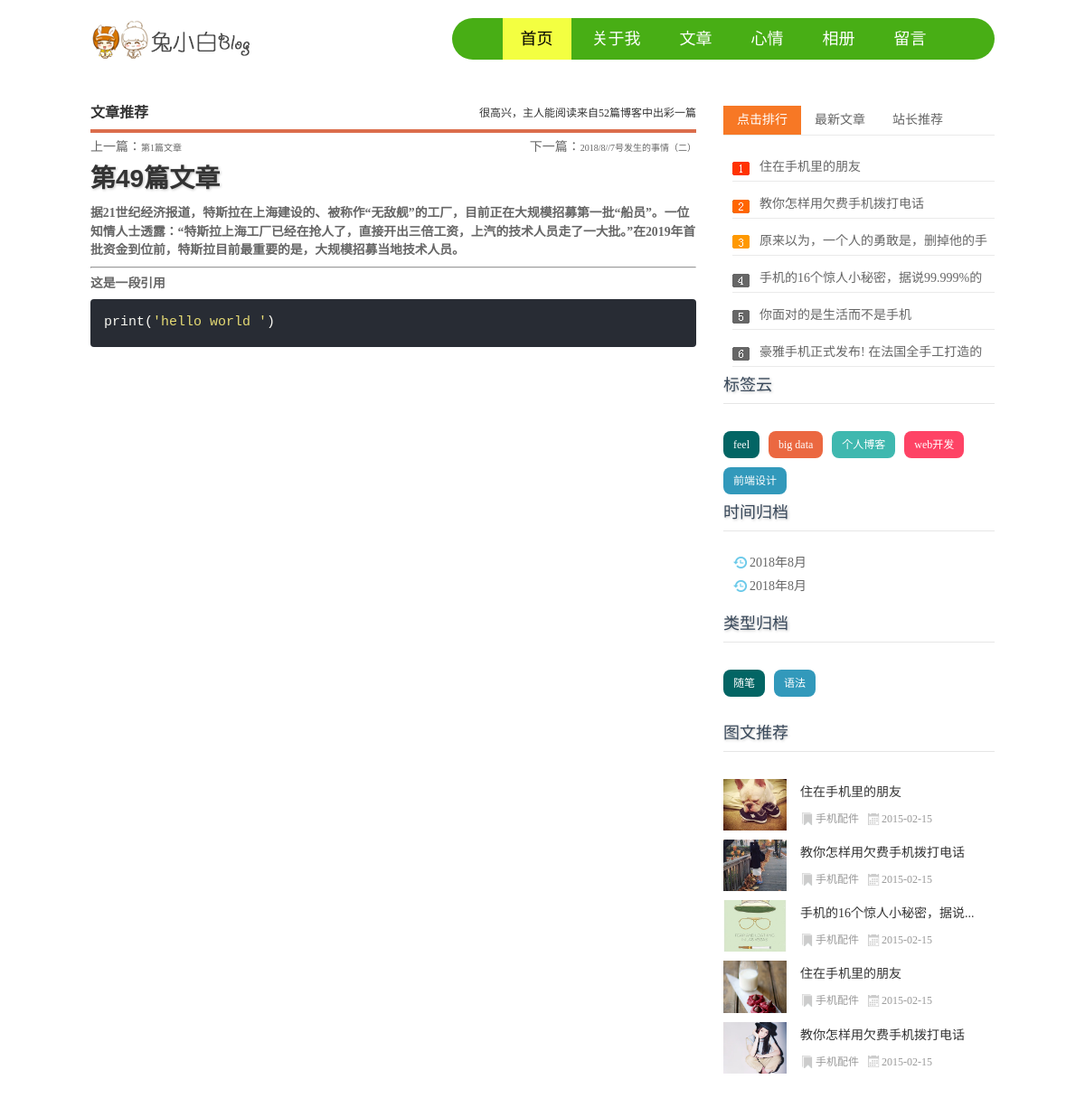
The page /details/101 on the database its author committed.
### blog/models.py (models this page shows, shortened)
class Blog(models.Model):
	STATUS_CHOICES = (
		('draft', 'Draft'), ('published', 'Published'),)
	title = models.CharField(max_length=30)
	content = models.TextField()
	category = models.ForeignKey(Category, on_delete=models.DO_NOTHING)
	tag = models.ManyToManyField(Tag)
	author = models.ForeignKey(User, on_delete=models.DO_NOTHING)
	thumbnail = models.ImageField(upload_to='blog/%Y/%m/%d', blank=True)
	created = models.DateTimeField(auto_now_add=True)
	update = models.DateTimeField(auto_now=True)
	status = models.CharField(max_length=10, choices=STATUS_CHOICES, default='draft')
	publish = models.DateTimeField(default=timezone.now)
	objects = models.Manager()
	published = PublishedManager()
	def __str__(self):
		return self.title
	class Meta:
		ordering = ['-created']

class Tag(models.Model):
	name = models.CharField(max_length=10)

class Category(models.Model):
	name = models.CharField(max_length=10)

### blog/views.py (the view)
# urls.py: path('', index, name='index'), path('details/<int:blog_id>', blog_detail, name='blog_detail'),
def blog_detail(req, blog_id):
	blog = get_object_or_404(Blog, id=blog_id)
	blog.content = markdown.markdown(
		blog.content, extensions=[
			'markdown.extensions.extra', 'markdown.extensions.codehilite', 'markdown.extensions.toc',])
	context = dict()
	context['blog'] = blog
	context['pre_blog'] = Blog.published.filter(publish__gt=blog.publish).last()
	context['next_blog'] = Blog.published.filter(publish__lt=blog.publish).first()
	return render(req, 'blog/blog_detail.html', context)

### blog/models.py (called while the page is built)
	def get_queryset(self):
		return super(PublishedManager, self).get_queryset().filter(status='published')

### blog/templatetags/blog_tags.py (called while the page is built)
@register.simple_tag
def total_blogs():
	return Blog.published.count()

@register.simple_tag
def get_recent_blogs(num=6):
	return Blog.published.all()[:num]

@register.simple_tag
def get_all_tags():
	return Tag.objects.all()

@register.simple_tag
def get_all_categories():
	return Category.objects.all()

@register.simple_tag
def get_blogs_with_date():
	return Blog.published.dates('publish', 'month', order='DESC')

### blog/templates/blog/blog_detail.html (shortened to what this page needs)
{% extends 'base.html' %}
{% load staticfiles %}
{% load blog_tags %}
{% block css %}
	<link href="{% static 'blog/css/blog_detail.css' %}" rel="stylesheet">
	<link rel="stylesheet" href="{% static 'blog/css/highlights/monokai.css' %}">
{% endblock %}
{% block content %}
    <div class="l_box f_l">
	    <div class="topnews">
		    <div class="begin"><span>
                    很高兴，主人能阅读来自{% total_blogs %}篇博客中出彩一篇
                </span>
                <b>文章</b>推荐
            </div>
		    <div class="paper-info">
			    {% if pre_blog %}
			        <p class="pre-paper"> <a href="{% url 'blog_detail' pre_blog.pk %}"><span>上一篇：</span>{{ pre_blog }}</a> </p>
			    {% else %}
			        <p class="pre-paper"> 上一篇：没有了</p>
			    {% endif %}
			    {% if next_blog %}
			        <p class="next-paper"><a href="{% url 'blog_detail' next_blog.pk %}"><span>下一篇：</span>{{ next_blog }}</a></p>
			    {% else %}
			        <p class="next-paper"> 下一篇：没有了</p>
			    {% endif %}
		    </div>
		    <div class="blog">
			    <h1> {{ blog.title }}</h1>
			    <p> {{ blog.content |safe }}</p>
		    </div>
        </div>
      </div>
{% endblock %}

### blog/templates/base.html (shortened to what this page needs)
<!doctype html>
{% load staticfiles %}
{% load blog_tags %}
<html>
<head>
  <link href="{% static 'blog/css/base.css' %}" rel="stylesheet" />
  <link href="{% static 'blog/css/index.css' %}" rel='stylesheet' />
  {% block css %}{% endblock %}
</head>
<body>
	<header>
    	<div class="logo f_l"> <a href="/"><img src="{% static 'blog/images/logo.png' %}"></a> </div>
        	<nav id="topnav" class="f_r">
            <ul>
                <a href="{% url 'index' %}" id='topnav_current'>首页</a>
                <a href="{% url 'index' %}" target="">关于我</a>
                <a href="{% url 'index' %}" target="">文章</a>
                <a href="{% url 'index' %}" target="">心情</a>
                <a href="{% url 'index' %}" target="">相册</a>
                <a href="{% url 'index' %}" target="">留言</a>
            </ul>
  		</nav>
    </header>
    <article>
     {% block content %}
      {% endblock %}
      <div class="r_box f_r">
        <div class="moreSelect" id="lp_right_select">
          <div class="ms-top">
            <ul class="hd" id="tab">
              <li class="cur"><a href="/">点击排行</a></li>
              <li><a href="/">最新文章</a></li>
              <li><a href="/">站长推荐</a></li>
            </ul>
          </div>
          <div class="ms-main" id="ms-main">
            <div style="display: block;" class="bd bd-news" >
              <ul>
                <li><a href="/" target="_blank">住在手机里的朋友</a></li>
                <li><a href="/" target="_blank">教你怎样用欠费手机拨打电话</a></li>
                <li><a href="/" target="_blank">原来以为，一个人的勇敢是，删掉他的手机号码...</a></li>
                <li><a href="/" target="_blank">手机的16个惊人小秘密，据说99.999%的人都不知</a></li>
                <li><a href="/" target="_blank">你面对的是生活而不是手机</a></li>
                <li><a href="/" target="_blank">豪雅手机正式发布! 在法国全手工打造的奢侈品</a></li>
              </ul>
            </div>
	            {% get_recent_blogs as recent_blogs %}
          </div>
          <div class="cloud">
            <h3>标签云</h3>
	          {% get_all_tags as all_tags %}
            <ul>
	            {% for tag in all_tags %}
	                <li><a href="/">{{ tag.name }}</a></li>
	            {% empty %}
	                暂无标签
	            {% endfor %}
              <li><a href="/">个人博客</a></li>
              <li><a href="/">web开发</a></li>
              <li><a href="/">前端设计</a></li>
            </ul>
          </div>
	        <div class="date">
		        <h3>时间归档</h3>
		        {% get_blogs_with_date as blogs_with_date %}
		        <ul>
			        {% for blog in blogs_with_date %}
			            <li>
				            <span class="date-logo"><a href="{% url 'blogs_with_date' blog.year blog.month %}">{{ blog.year }}年{{ blog.month }}月</a></span>
			            </li>
			            <li>
				            <span class="date-logo"><a href="#">{{ blog.year }}年{{ blog.month }}月</a></span>
			            </li>
			        {% empty %}
			            暂无相关内容
			        {% endfor %}
		        </ul>
	        </div>
	        <div class="category">
		        <h3>类型归档</h3>
		        {% get_all_categories as all_categories %}
		        <ul>
			        {% for category in all_categories %}
			            <li>
				            <a href="{% url 'blogs_with_category' category.pk %}"> {{ category.name }}</a></li>
			        {% empty %}
			            暂无分类
			        {% endfor %}
		        </ul>
	        </div>
          <div class="tuwen">
            <h3>图文推荐</h3>
            <ul>
              <li><a href="/"><img src="images/01.jpg"><b>住在手机里的朋友</b></a>
                <p><span class="tulanmu"><a href="/">手机配件</a></span><span class="tutime">2015-02-15</span></p>
              </li>
              <li><a href="/"><img src="images/02.jpg"><b>教你怎样用欠费手机拨打电话</b></a>
                <p><span class="tulanmu"><a href="/">手机配件</a></span><span class="tutime">2015-02-15</span></p>
              </li>
              <li><a href="/" title="手机的16个惊人小秘密，据说99.999%的人都不知"><img src="images/03.jpg"><b>手机的16个惊人小秘密，据说...</b></a>
                <p><span class="tulanmu"><a href="/">手机配件</a></span><span class="tutime">2015-02-15</span></p>
              </li>
              <li><a href="/"><img src="images/06.jpg"><b>住在手机里的朋友</b></a>
                <p><span class="tulanmu"><a href="/">手机配件</a></span><span class="tutime">2015-02-15</span></p>
              </li>
              <li><a href="/"><img src="images/04.jpg"><b>教你怎样用欠费手机拨打电话</b></a>
                <p><span class="tulanmu"><a href="/">手机配件</a></span><span class="tutime">2015-02-15</span></p>
              </li>
            </ul>
          </div>
        </div>
      </div>
    </article>
</body>
</html>

### blog/static/blog/css/base.css (style rules this page uses)
* { margin:0; padding:0; }
body { font: 12px/1.5 'Microsoft Yahei', 'Simsun'; color: #666666; background: #fff; }
img { border: 0; display: block; }
ul { list-style: none; }
h1, h2, h3, h4, h5, h6 { font-size: 100%; font-weight: normal; }
a { outline: none; }
a:link, a:visited { text-decoration: none; color: #666; }
.f_l { float: left; }
.f_r { float: right; }
.l_box { width: 670px; }
.r_box { width: 300px; }
header { width: 1000px; margin: 20px auto; overflow: hidden; clear: both; }
#topnav { width: 60%; background: #48AE15; height: 46px; line-height: 46px; text-align: center; border-radius: 46px; }
#topnav a { display: inline-block; font-size: 18px; font-family: "Microsoft Yahei", Arial, Helvetica, sans-serif; padding: 0 20px; color: #fff; }
a#topnav_current { background: #F3FF41; color: #000; }
article { width: 1000px; margin: 20px auto; }
.moreSelect { width: 100%; margin: 30px 0 20px 0; overflow: hidden; }
.ms-top { height: 32px; border-bottom: solid 1px #EAEAEA; font-size: 14px; }
#tab li a { float: left; height: 32px; cursor: pointer; line-height: 32px; list-style-type: none; padding: 0 15px; }
#tab li.cur a { color: #fff; background: #f77825; }
.bd { display: none; }
.bd-news ul { padding: 10px 0 0 10px; background: url(../images/ph2.png) no-repeat 10px 29px; }
.bd-news ul li { border-bottom: solid 1px #EAEAEA; line-height: 30px; height: 30px; overflow: hidden; font-size: 14px; padding: 10px 0 0 30px; }
.bd-news ul li a { display: block; }
.cloud { width: 100%; clear: both; overflow: hidden; }
.cloud h3 { line-height: 40px; color: #38485A; font-size: 18px; border-bottom: 1px solid #E6E6E6; height: 40px; }
.cloud ul { margin: 20px 0; }
.cloud ul li { line-height: 24px; height: 24px; display: block; background: #999; float: left; padding: 3px 11px; margin: 10px 10px 0 0; border-radius: 8px; -moz-transition: all 0.5s; -webkit-transition: all 0.5s; -o-transition: all 0.5s; transition: all 0.5s; }
.cloud ul li a { color: #FFF; }
.cloud ul li:nth-child(8n-7) { background: #8A9B0F; }
.cloud ul li:nth-child(8n-6) { background: #EB6841; }
.cloud ul li:nth-child(8n-5) { background: #3FB8AF; }
.cloud ul li:nth-child(8n-4) { background: #FE4365; }
.cloud ul li:nth-child(8n-3) { background: #FC9D9A; }
.cloud ul li:first-child { background: #036564; }
.cloud ul li:last-child { background: #3299BB; }
.date { width: 100%; clear: both; overflow: hidden; }
.date h3 { line-height: 40px; color: #38485A; font-size: 18px; border-bottom: 1px solid #E6E6E6; height: 40px; }
.date ul { margin: 20px 0; }
.date ul li { line-height: 24px; height: 10px; display: block; font-size: 14px; padding: 3px 11px; margin: 10px 10px 0 0; }
.date .date-logo { background: url(../images/newsbg02.png) no-repeat center left; padding-left: 18px; }
.category { width: 100%; clear: both; overflow: hidden; }
.category h3 { line-height: 40px; color: #38485A; font-size: 18px; border-bottom: 1px solid #E6E6E6; height: 40px; }
.category ul { margin: 20px 0; }
.category ul li { line-height: 24px; height: 24px; display: block; background: #999; float: left; padding: 3px 11px; margin: 10px 10px 0 0; border-radius: 8px; -moz-transition: all 0.5s; -webkit-transition: all 0.5s; -o-transition: all 0.5s; transition: all 0.5s; }
.category ul li a { color: #FFF; }
.category ul li:nth-child(8n-7) { background: #8A9B0F; }
.category ul li:nth-child(8n-6) { background: #EB6841; }
.category ul li:first-child { background: #036564; }
.category ul li:last-child { background: #3299BB; }

### blog/static/blog/css/index.css (style rules this page uses)
.topnews { margin: 20px 0; }
.topnews .begin { font-size: 16px; font-weight: bold; line-height: 36px; color: #333; border-bottom: #db6d4c 4px solid; }
.topnews .begin span { float: right; font-size: 12px; font-weight: normal; }
.tuwen { width: 100%; clear: both; overflow: hidden; margin: 20px 0; }
.tuwen h3 { line-height: 40px; color: #38485A; font-size: 18px; border-bottom: 1px solid #E6E6E6; height: 40px; margin-bottom: 30px; }
.tuwen li { overflow: hidden; clear: both; margin-bottom: 10px; }
.tuwen li img { width: 70px; float: left; margin-right: 15px; }
.tuwen li b { overflow: hidden; width: 100%; font-weight: normal; color: #333; font-size: 14px; line-height: 30px; }
.tuwen li span { color: #999; margin-right: 10px; }
.tuwen p { margin-top: 5px; }
.tulanmu { background: url(../images/lanmbq.png) no-repeat center left; padding-left: 17px; }
.tulanmu a { color: #999; }
.tutime { background: url(../images/datepng.png) no-repeat left center; padding-left: 15px; }

### rows shown on the page
Blog: title "第1篇文章"
Blog: title "2018/8//7号发生的事情（二）"
Blog: title "第49篇文章", content "据21世纪经济报道，特斯拉在上海建设的、被称作“无敌舰”的工厂，目前正在大规模招募第一批“船员”。一位知情人士透露：“特斯拉上海工厂已经在抢人了，直接开出三倍工资，上汽的技术人员走了一大批。”在2019年首批资金到位前，特斯拉目前最重要的是，大规模招募当地技术人员。 这是一段引用 print ( 'hello world ' )"
Tag: name "feel"
Tag: name "big data"
Category: name "随笔"
Category: name "语法"

### other values the page prints
{{ blog.year }} "2018"
{{ blog.month }} "8"
